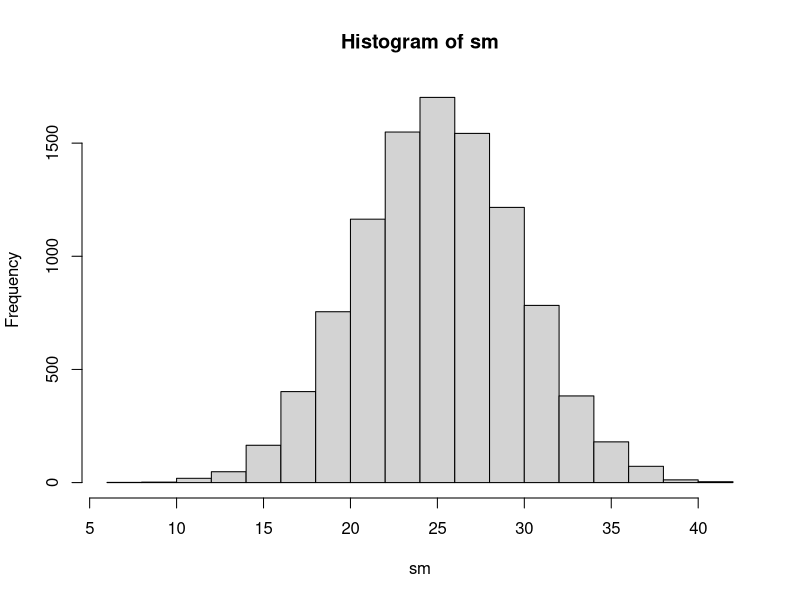
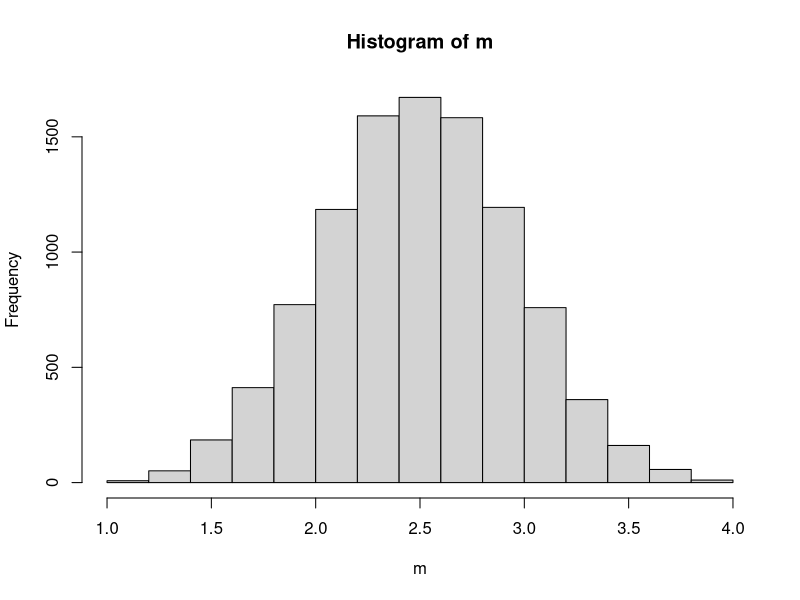

Reproduce these figures in R, in order.
## ---- chunk 1
knitr::opts_chunk$set(echo = TRUE)
## ---- chunk 2
getwd()
## ---- chunk 3
sample.size = 10
lower = 0
upper = 5
sample = runif(sample.size,lower,upper)
sample
## ---- chunk 4
mu = (lower+upper)/2
## ---- chunk 5
v = ((upper-lower)^2)/12
## ---- chunk 6
noquote(paste0("The mean is: ", mu, ", and the variance is: ", round(v,4), "."))
## ---- chunk 7
xbar = mean(sample)
ssq = var(sample)
noquote(paste0("The mean is: ", round(xbar,4), ", and the variance is: ", round(ssq,4), "."))
## ---- chunk 8
myclt=function(n,iter){
y=runif(n*iter,0,5) # A: Creates a uniform distribution of size n*iter that is stored in y.
data=matrix(y,nr=n,nc=iter,byrow=TRUE) #B: Stores the values of the uniform distribution in a matrix with n rows and iter columns, where each column represents a sample of size n, and this is stored in the variable data.
sm=apply(data,2,sum) #C: We apply the sum function on our data set data, and we specify 1 if we want rows, and 2 for columns, so we are summing each column and storing it into sm.
hist(sm)
sm
}
w=myclt(n=10,iter=10000) #D: We call the myclt function with parameters that will output a histogram of our sums of columns, and stores the results in w.
## ---- chunk 9
mean(w)
## ---- chunk 10
var(w)
## ---- chunk 11
myclt.mean=function(n,iter){
y=runif(n*iter,0,5) # A: Creates a uniform distribution of size n*iter that is stored in y.
data=matrix(y,nr=n,nc=iter,byrow=TRUE) #B: Stores the values of the uniform distribution in a matrix with n rows and iter columns, where each column represents a sample of size n, and this is stored in the variable data.
m=apply(data,2,mean) #C: We apply the mean function on our data set data, and we specify 1 if we want rows, and 2 for columns, so we mean each column and storing it into m.
hist(m)
m
}
w=myclt.mean(n=10,iter=10000) #D: We call the myclt function with parameters that will output a histogram of our means of columns, and stores the results in w.
## ---- chunk 12
mean(w)
## ---- chunk 13
var(w)
